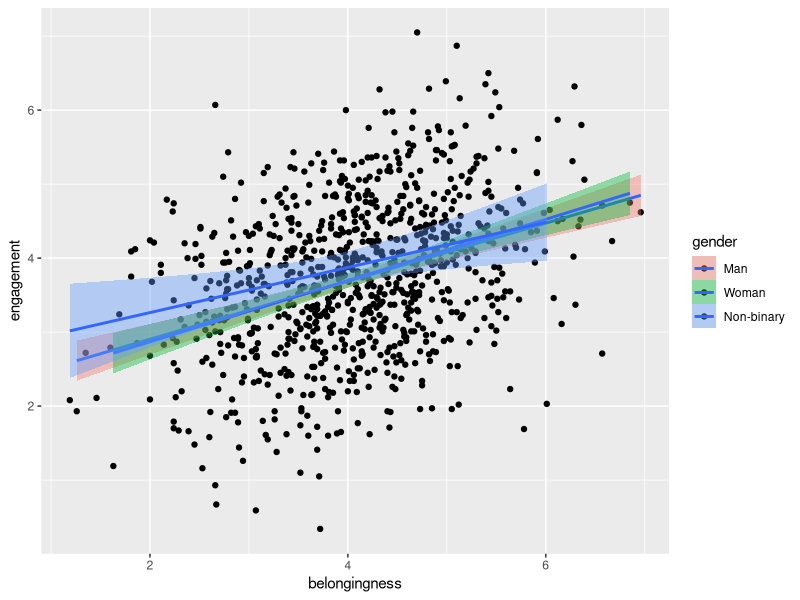

The R script that drew this image:
## ---- chunk 1
# Load necessary libraries
library(tidyverse)

# Set seed for reproducibility
set.seed(123)

# Define number of participants
n_participants <- 1000

# Define genders and age
gender <- c(rep('1', n_participants * 0.4), 
            rep('2', n_participants * 0.5),
            rep('3', n_participants * 0.1))
age <- sample(17:25, n_participants, replace = TRUE)
level <- c(rep('First year', n_participants * 0.92), 
            rep('Second year', n_participants * 0.08))
# Define mean and standard deviation for each scale
mean_belongingness <- 4.06
sd_belongingness <- 0.5
mean_engagement <- 3.82
sd_engagement <- 0.5
mean_self_confidence <- 3.48
sd_self_confidence <- 0.5

# Correlate the scales
sigma <- matrix(c(1, 0.4, 0.5,
                  0.4, 1, 0.7,
                  0.5, 0.7, 1), 
                nrow=3, ncol=3)  # Correlation matrix
mu <- c(mean_belongingness, mean_engagement, mean_self_confidence)  # Means

# Simulate the correlated data
set.seed(123)
simulated_scores <- MASS::mvrnorm(n_participants, mu, sigma)
colnames(simulated_scores) <- c("belongingness", "engagement", "self_confidence")

# Adjust for gender effect on self-confidence and engagement
simulated_scores[gender == '2', "self_confidence"] <- simulated_scores[gender == '2', "self_confidence"] + 0.1
simulated_scores[gender == '2', "engagement"] <- simulated_scores[gender == '2', "engagement"] - 0.1
simulated_scores[gender == '3', "self_confidence"] <- simulated_scores[gender == '3', "self_confidence"] - 0.1

# Adjust for age effect on engagement and self-confidence
simulated_scores[, "engagement"] <- simulated_scores[, "engagement"] + 0.01 * (age - mean(age))
simulated_scores[, "self_confidence"] <- simulated_scores[, "self_confidence"] + 0.01 * (age - mean(age))

# Create a new dataframe
data <- data.frame(participant = 1:n_participants,
                   gender = sample(gender),
                   age = age,
                   level = level,
                   belongingness = simulated_scores[, "belongingness"],
                   engagement = simulated_scores[, "engagement"],
                   self_confidence = simulated_scores[, "self_confidence"]) %>%
  mutate(gender = as.numeric(gender))

# Round questionnaire data to 2 decimal places
data <- data %>% mutate_at(vars(belongingness:self_confidence), round, 2)

# Split into demographic and questionnaire data
demographic_data <- data %>% select(participant, gender, age, level)
questionnaire_data <- data %>% select(participant, level, belongingness, engagement, self_confidence)

write.csv(x = demographic_data, file = "demographic_data.csv")
write.csv(x = questionnaire_data, file = "questionnaire_data.csv")

## ---- chunk 2
full_dat <- inner_join(x = demographic_data,
                       y = questionnaire_data, 
                       by = c("participant", "level"))

first_year <- full_dat %>%
  filter(level == "First year")

first_year <- first_year %>%
  mutate(gender_coded = factor(gender, levels = c(2,1,3),
                         labels = c("Man", "Woman", "Non-binary")))

first_year <- first_year %>%
  select(participant, 
         "gender" = gender_coded,
         age,
         belongingness:self_confidence) 

scores_gender <- first_year %>%
  group_by(gender) %>%
  summarise(belong = mean(belongingness),
            engagement = mean(engagement),
            confidence = mean(self_confidence))
## ---- chunk 3
ggplot(first_year, aes(x = belongingness, y = engagement, fill = gender)) +
  geom_point() +
  geom_smooth(method = "lm") +
  scale_colour_viridis_d(option = "D")
